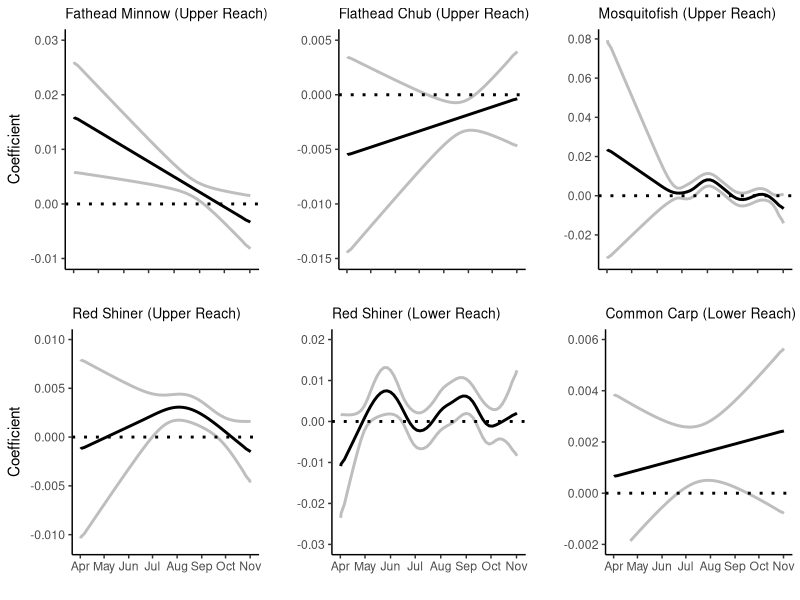

This figure's R source:
#read me ####
#script is to plot the species/reaches that had signicant FDA results for
#daily extent dry

#libraries ####
library(tidyverse)
library(cowplot)

#data ####
cyplut_is <- read.csv("FDA_Data/Coefs_Isleta_CYPLUT_Extent.csv") %>% 
  mutate(Time = as.Date(Time, origin="1970-01-01"))
gamaff_is <- read.csv("FDA_Data/Coefs_Isleta_GAMAFF_Extent.csv")%>% 
  mutate(Time = as.Date(Time, origin="1970-01-01"))
pimpro_is <- read.csv("FDA_Data/Coefs_Isleta_PIMPRO_Extent.csv")%>% 
  mutate(Time = as.Date(Time, origin="1970-01-01"))
plagra_is <- read.csv("FDA_Data/Coefs_Isleta_PLAGRA_Extent.csv")%>% 
  mutate(Time = as.Date(Time, origin="1970-01-01"))

cyplut_san_a <- read.csv("FDA_Data/Coefs_SanAcacia_CYPLUT_Extent.csv")%>% 
  mutate(Time = as.Date(Time, origin="1970-01-01"))
carcar_san_a <- read.csv("FDA_Data/Coefs_SanAcacia_CARCAR_Extent.csv")%>% 
  mutate(Time = as.Date(Time, origin="1970-01-01"))

#plotting code

  #cyplut - isleta
pl_cyp_is <- cyplut_is %>% 
  ggplot(aes(x = Time, y = Coef))+
  geom_line(size = 1)+
  geom_line(aes(x=Time, y = UpperCI), color = "grey", size = 1)+
  geom_line(aes(x=Time, y = LowerCI), color = "grey", size = 1)+
  geom_hline(yintercept = 0, linetype = "dotted", size = 1)+
  ylab("Coefficient")+ xlab("")+
  ylim(-0.011, 0.010)+
  theme_classic()+
  ggtitle("Red Shiner (Upper Reach)")+
  theme(plot.title = element_text(size = 10))+
  scale_x_date(date_breaks = "1 month", date_labels = "%b")

  #gamaff - isleta
pl_gam_is <-gamaff_is %>% 
  ggplot(aes(x = Time, y = Coef))+
  geom_line(size = 1)+
  geom_line(aes(x=Time, y = UpperCI), color = "grey", size = 1)+
  geom_line(aes(x=Time, y = LowerCI), color = "grey", size = 1)+
  geom_hline(yintercept = 0, linetype = "dotted", size = 1)+
  ylab("")+ xlab("")+
  scale_y_continuous(breaks = seq(-0.04, 0.08, 0.02))+
  theme_classic()+
  ggtitle("Mosquitofish (Upper Reach)")+
  theme(plot.title = element_text(size = 10), axis.text.x=element_blank())+
  scale_x_date(date_breaks = "1 month", date_labels = "%b")


  #pimpro - isleta
pl_pim_is <-pimpro_is %>% 
  ggplot(aes(x = Time, y = Coef))+
  geom_line(size = 1)+
  geom_line(aes(x=Time, y = UpperCI), color = "grey", size = 1)+
  geom_line(aes(x=Time, y = LowerCI), color = "grey", size = 1)+
  geom_hline(yintercept = 0, linetype = "dotted", size = 1)+
  ylab("Coefficient")+ xlab("")+
  scale_y_continuous(limits = c(-0.01, 0.03), breaks = c(-.01, 0.0, 0.01, 0.02, 0.03))+
  theme_classic()+
  ggtitle("Fathead Minnow (Upper Reach)")+
  theme(plot.title = element_text(size = 10), axis.text.x=element_blank())+
  scale_x_date(date_breaks = "1 month", date_labels = "%b")


  #plagra - isleta
pl_pla_is <-plagra_is %>% 
  ggplot(aes(x = Time, y = Coef))+
  geom_line(size = 1)+
  geom_line(aes(x=Time, y = UpperCI), color = "grey", size = 1)+
  geom_line(aes(x=Time, y = LowerCI), color = "grey", size = 1)+
  geom_hline(yintercept = 0, linetype = "dotted", size = 1)+
  ylab("")+ xlab("")+
  ylim(-0.015, 0.005)+
  theme_classic()+
  ggtitle("Flathead Chub (Upper Reach)")+
  theme(plot.title = element_text(size = 10), axis.text.x=element_blank())+
  scale_x_date(date_breaks = "1 month", date_labels = "%b")


  #cyplut - san acacia
pl_cyp_san <-cyplut_san_a %>% 
  ggplot(aes(x = Time, y = Coef))+
  geom_line(size = 1)+
  geom_line(aes(x=Time, y = UpperCI), color = "grey", size = 1)+
  geom_line(aes(x=Time, y = LowerCI), color = "grey", size = 1)+
  geom_hline(yintercept = 0, linetype = "dotted", size = 1)+
  ylab("")+ xlab("")+
  ylim(-0.03, 0.02)+
  theme_classic()+
  ggtitle("Red Shiner (Lower Reach)")+
  theme(plot.title = element_text(size = 10))+
  scale_x_date(date_breaks = "1 month", date_labels = "%b")

 #carcar - san acacia
pl_car_san <- carcar_san_a %>% 
  ggplot(aes(x = Time, y = Coef))+
  geom_line(size = 1)+
  geom_line(aes(x=Time, y = UpperCI), color = "grey", size = 1)+
  geom_line(aes(x=Time, y = LowerCI), color = "grey", size = 1)+
  geom_hline(yintercept = 0, linetype = "dotted", size = 1)+
  ylab("")+ xlab("")+
  ylim(-0.002, 0.006)+
  theme_classic()+
  ggtitle("Common Carp (Lower Reach)")+
  theme(plot.title = element_text(size = 10))+
  scale_x_date(date_breaks = "1 month", date_labels = "%b")

tiff("Figures/FDA_Extent.jpg", units= "in", width = 8, height = 6, res = 600)
plot_grid(pl_pim_is, pl_pla_is, pl_gam_is, pl_cyp_is, pl_cyp_san, pl_car_san)
dev.off()
